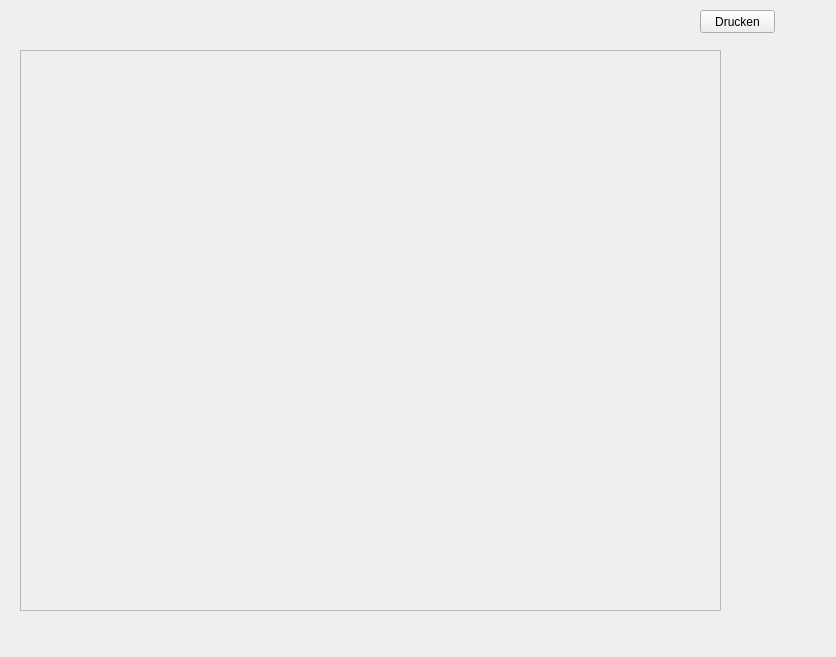
<?xml version="1.0" encoding="UTF-8"?>
<ui version="4.0">
 <class>QV_Viewer</class>
 <widget class="QWidget" name="QV_Viewer">
  <property name="geometry">
   <rect>
    <x>0</x>
    <y>0</y>
    <width>836</width>
    <height>657</height>
   </rect>
  </property>
  <property name="windowTitle">
   <string>PDF Viewer</string>
  </property>
  <widget class="QScrollArea" name="sa_pdf">
   <property name="geometry">
    <rect>
     <x>20</x>
     <y>50</y>
     <width>701</width>
     <height>561</height>
    </rect>
   </property>
   <property name="widgetResizable">
    <bool>true</bool>
   </property>
   <widget class="QWidget" name="scrollAreaWidgetContents">
    <property name="geometry">
     <rect>
      <x>0</x>
      <y>0</y>
      <width>699</width>
      <height>559</height>
     </rect>
    </property>
   </widget>
  </widget>
  <widget class="QPushButton" name="btn_print">
   <property name="geometry">
    <rect>
     <x>700</x>
     <y>10</y>
     <width>75</width>
     <height>23</height>
    </rect>
   </property>
   <property name="text">
    <string>Drucken</string>
   </property>
  </widget>
 </widget>
 <layoutdefault spacing="6" margin="11"/>
 <resources/>
 <connections/>
</ui>
